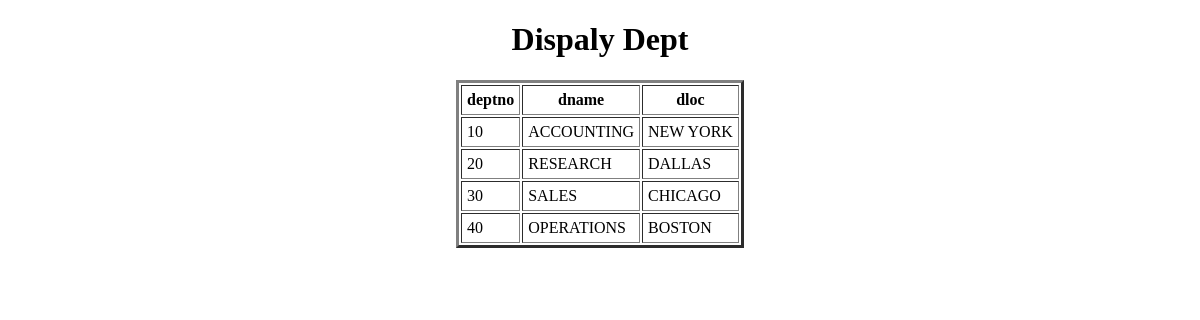
Page /display_dept/ on the earlier database version.
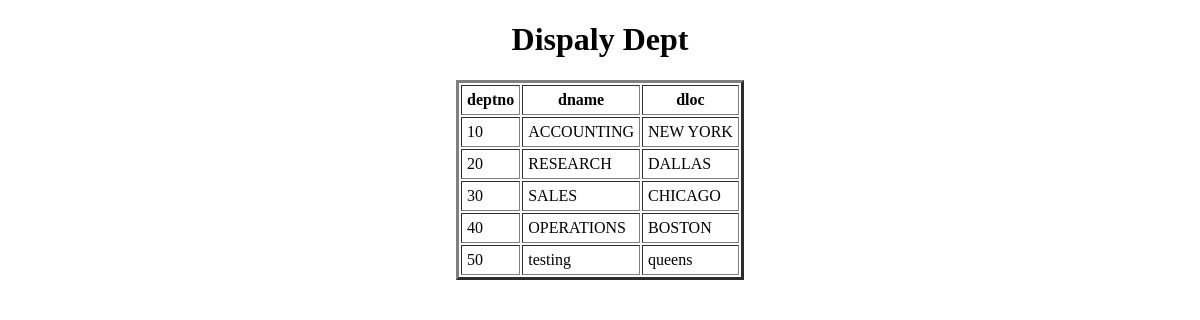
Same page on the later database version.
### app/models.py (models this page shows, shortened)
class Dept(models.Model):
    deptno=models.IntegerField(primary_key=True)
    dname=models.CharField(max_length=50, unique=True)
    dloc=models.CharField(max_length=50)

### app/views.py (the view)
# urls.py: path('display_dept/',display_dept,name='display_dept'),
def display_dept(request):
    LDO=Dept.objects.all()
    d={'LDO':LDO}
    return render(request,'display_dept.html',d)

### templates/display_dept.html (shortened to what this page needs)
<!DOCTYPE html>
<html lang="en">
<head>
</head>
<body>
    <center>
       <h1> Dispaly Dept</h1>
        <table border="3px" cellpadding="5px">
            <tr>
                <th>deptno</th>
                <th>dname</th>
                <th>dloc</th>
            </tr>
            {% for DO in LDO %}
            <tr>
                <td>{{DO.deptno}}</td>
                <td>{{DO.dname}}</td>
                <td>{{DO.dloc}}</td>
            </tr>
            {% endfor %}
        </table>
    </center>
</body>
</html>

Differences in the rows shown:
added Dept: deptno "50", dname "testing", dloc "queens"
